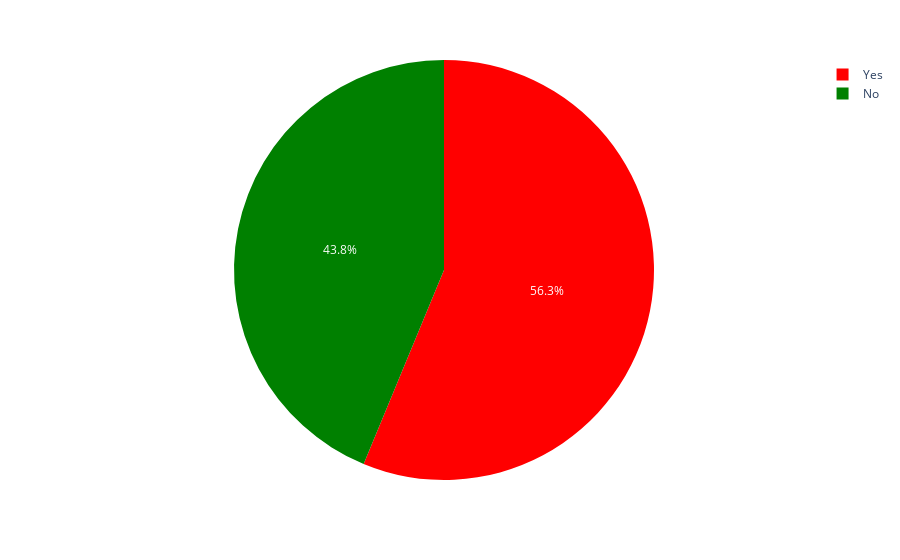

Notebook code for this chart:
### Code cell
import plotly.express as px

fig = px.pie(data,names='ParentAnsweringSurvey',color='ParentAnsweringSurvey',
             color_discrete_map={'Yes':'red',
                                 'No':'green'})
fig.show()

### Figure 1 — Plotly figure (JSON) as saved in the notebook; plotly's stock layout.template omitted (floating-point values rounded to 4 significant figures; data arrays with more than 128 entries replaced by an {"elided": "..."} marker saying what was removed)
{"data": [{"customdata": {"elided": "480x1 str values"}, "domain": {"x": [0, 1], "y": [0, 1]}, "hovertemplate": "ParentAnsweringSurvey=%{customdata[0]}<extra></extra>", "labels": {"elided": "480 str values"}, "legendgroup": "", "marker": {"colors": {"elided": "480 str values"}}, "name": "", "showlegend": true, "type": "pie"}], "layout": {"legend": {"tracegroupgap": 0}, "margin": {"t": 60}}}
